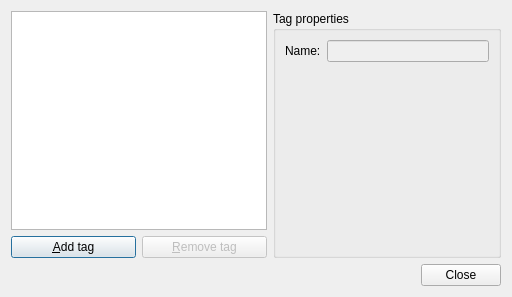
<?xml version="1.0" encoding="UTF-8"?>
<ui version="4.0">
 <class>PTagsManagerDialog</class>
 <widget class="QDialog" name="PTagsManagerDialog">
  <property name="geometry">
   <rect>
    <x>0</x>
    <y>0</y>
    <width>512</width>
    <height>297</height>
   </rect>
  </property>
  <property name="windowTitle">
   <string>Tag manager</string>
  </property>
  <property name="windowIcon">
   <iconset resource="../../playground.qrc">
    <normaloff>:/images/mail-tagged.png</normaloff>:/images/mail-tagged.png</iconset>
  </property>
  <layout class="QVBoxLayout" name="verticalLayout">
   <item>
    <layout class="QHBoxLayout" name="horizontalLayout">
     <item>
      <layout class="QVBoxLayout" name="verticalLayout_2">
       <item>
        <widget class="QListWidget" name="TagsListWidget"/>
       </item>
       <item>
        <layout class="QHBoxLayout" name="horizontalLayout_2">
         <item>
          <widget class="QPushButton" name="addTagPushButton">
           <property name="text">
            <string>&amp;Add tag</string>
           </property>
           <property name="icon">
            <iconset resource="../../playground.qrc">
             <normaloff>:/images/list-add.png</normaloff>:/images/list-add.png</iconset>
           </property>
          </widget>
         </item>
         <item>
          <widget class="QPushButton" name="removeTagPushButton">
           <property name="enabled">
            <bool>false</bool>
           </property>
           <property name="text">
            <string>&amp;Remove tag</string>
           </property>
           <property name="icon">
            <iconset resource="../../playground.qrc">
             <normaloff>:/images/list-remove.png</normaloff>:/images/list-remove.png</iconset>
           </property>
          </widget>
         </item>
        </layout>
       </item>
      </layout>
     </item>
     <item>
      <widget class="QGroupBox" name="groupBox">
       <property name="title">
        <string>Tag properties</string>
       </property>
       <layout class="QVBoxLayout" name="verticalLayout_3">
        <item>
         <layout class="QHBoxLayout" name="horizontalLayout_3">
          <item>
           <widget class="QLabel" name="label">
            <property name="text">
             <string>Name:</string>
            </property>
           </widget>
          </item>
          <item>
           <widget class="QLineEdit" name="NameLineEdit">
            <property name="enabled">
             <bool>false</bool>
            </property>
           </widget>
          </item>
         </layout>
        </item>
        <item>
         <spacer name="verticalSpacer">
          <property name="orientation">
           <enum>Qt::Vertical</enum>
          </property>
          <property name="sizeHint" stdset="0">
           <size>
            <width>20</width>
            <height>40</height>
           </size>
          </property>
         </spacer>
        </item>
       </layout>
      </widget>
     </item>
    </layout>
   </item>
   <item>
    <widget class="QDialogButtonBox" name="buttonBox">
     <property name="orientation">
      <enum>Qt::Horizontal</enum>
     </property>
     <property name="standardButtons">
      <set>QDialogButtonBox::Close</set>
     </property>
    </widget>
   </item>
  </layout>
 </widget>
 <resources>
  <include location="../../playground.qrc"/>
 </resources>
 <connections>
  <connection>
   <sender>buttonBox</sender>
   <signal>accepted()</signal>
   <receiver>PTagsManagerDialog</receiver>
   <slot>accept()</slot>
   <hints>
    <hint type="sourcelabel">
     <x>248</x>
     <y>254</y>
    </hint>
    <hint type="destinationlabel">
     <x>157</x>
     <y>274</y>
    </hint>
   </hints>
  </connection>
  <connection>
   <sender>buttonBox</sender>
   <signal>rejected()</signal>
   <receiver>PTagsManagerDialog</receiver>
   <slot>reject()</slot>
   <hints>
    <hint type="sourcelabel">
     <x>316</x>
     <y>260</y>
    </hint>
    <hint type="destinationlabel">
     <x>286</x>
     <y>274</y>
    </hint>
   </hints>
  </connection>
  <connection>
   <sender>addTagPushButton</sender>
   <signal>pressed()</signal>
   <receiver>PTagsManagerDialog</receiver>
   <slot>newTag()</slot>
   <hints>
    <hint type="sourcelabel">
     <x>68</x>
     <y>246</y>
    </hint>
    <hint type="destinationlabel">
     <x>255</x>
     <y>148</y>
    </hint>
   </hints>
  </connection>
  <connection>
   <sender>removeTagPushButton</sender>
   <signal>pressed()</signal>
   <receiver>PTagsManagerDialog</receiver>
   <slot>removeTag()</slot>
   <hints>
    <hint type="sourcelabel">
     <x>197</x>
     <y>246</y>
    </hint>
    <hint type="destinationlabel">
     <x>255</x>
     <y>148</y>
    </hint>
   </hints>
  </connection>
  <connection>
   <sender>NameLineEdit</sender>
   <signal>editingFinished()</signal>
   <receiver>PTagsManagerDialog</receiver>
   <slot>setName()</slot>
   <hints>
    <hint type="sourcelabel">
     <x>410</x>
     <y>50</y>
    </hint>
    <hint type="destinationlabel">
     <x>255</x>
     <y>148</y>
    </hint>
   </hints>
  </connection>
 </connections>
 <slots>
  <slot>newTag()</slot>
  <slot>removeTag()</slot>
  <slot>setName()</slot>
 </slots>
</ui>
